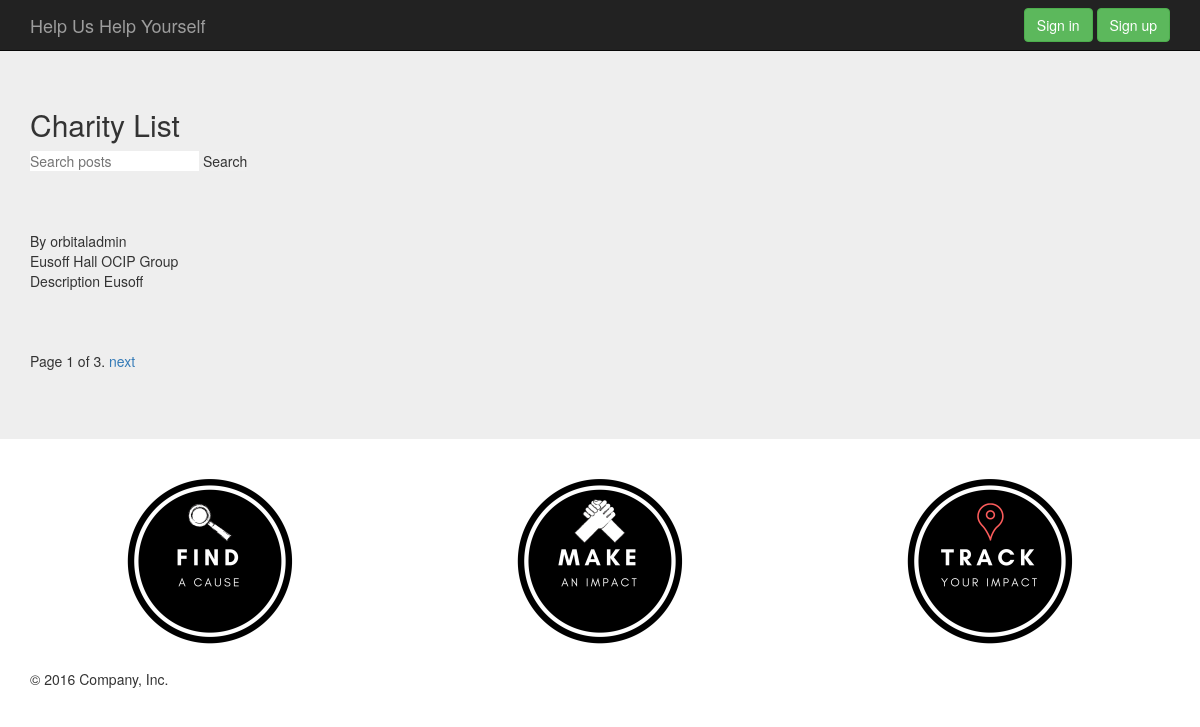
Screenshot of /charity/ with the database file from the repository.
### charity/models.py (models this page shows, shortened)
class Post(models.Model):
    author = models.ForeignKey('auth.User')
    title = models.CharField(max_length=200)
    text = models.TextField()
    created_date = models.DateTimeField(
            default=timezone.now)
    published_date = models.DateTimeField(
            blank=True, null=True)
    updated = models.DateTimeField(auto_now=True, auto_now_add=False, null= True, blank =True)
    timestamp = models.DateTimeField(auto_now=False, auto_now_add=True,null= True, blank =True)

### charity/views.py (the view)
def index(request):
    post_list = Post.objects.all()
    paginator = Paginator(post_list, 1) # Show 25 contacts per page
    page = request.GET.get('page')
    try:
        post = paginator.page(page)
    except PageNotAnInteger:
        post = paginator.page(1)
    except EmptyPage:
        post = paginator.page(paginator.num_pages)
    context = {
    'post':post
    }
    query = request.GET.get('q')
    if query:
        post_list = post_list.filter(title__icontains=query)
        context ={'post':post_list
        }
    return render(request, 'index_charity.html', context)

### charity/templates/index_charity.html (shortened to what this page needs)
<!DOCTYPE html>
<html lang="en">
   <head>
      {% load static %}
      <link href= {% static "css/bootstrap.min.css" %} rel="stylesheet">
      <link href= {% static "css/hover.css" %} rel="stylesheet">
      <link href= {% static "css/ie10-viewport-bug-workaround.css"%} rel="stylesheet">
      <link href= {% static "css/jumbotron.css" %}rel="stylesheet">
   </head>
   <body>
      <nav class="navbar navbar-inverse navbar-fixed-top">
         <div class="container">
            <div class="navbar-header">
               <a class="navbar-brand" href="/">Help Us Help Yourself</a>
            </div>
            <div id="navbar" class="navbar-collapse collapse">
               <form class="navbar-form navbar-right">
                  <a href="/userAcc/login" class="btn btn-success" role="button"> Sign in </a>
                  <a href="/userAcc/signup" class="btn btn-success" role="button"> Sign up </a>
               </form>
            </div>
         </div>
      </nav>
      <br>
      <br>
      <div class="jumbotron">
         <div class="container">
            <header>
               <h2> Charity List</h2>
               <div>
                  <form method='GET' action=''>
                     <input type='text' name='q' placeholder='Search posts' value ='{{ request.GET.q }}'/>
                     <input type='submit' value='Search'/>
                  </form>
               </div>
            </header>
            <br>
            <br>
            <div>
               {% for po in post %}
               <br>
               By {{po.author}}
               <br>
               {{po.title}}
               <br>
               {{po.text}}
               <br>
               <br>
               <br>
               {% endfor %}
            </div>
            <div class="pagination">
               <span class="step-links">
               <span class="current">
               Page {{ post.number }} of {{ post.paginator.num_pages }}.
               </span>
               {% if post.has_next %}
               <a href="?page={{ post.next_page_number }}">next</a>
               {% endif %}
               </span>
            </div>
         </div>
      </div>
      <div class="container">
         {% load static %}
       <div class="row">
         <div class="col-md-4" align="center">
           <div class="img__wrap">
             <img src= {% static "img/find.jpg" %} height="200" width="200"/>
           </div>
         </div>
         <div class="col-md-4" align="center">
           <div class="img__wrap">
             <img src= {% static "img/make.jpg" %} height="200" width="200"/>
           </div>
        </div>
         <div class="col-md-4" align="center">
         <div class="img__wrap">
           <img src= {% static "img/track.jpg" %} height="200" width="200"/>
         </div>
         </div>
       </div>
         <footer>
            <p>&copy; 2016 Company, Inc.</p>
         </footer>
      </div>
   </body>
</html>

### tracklah/static/css/hover.css (style rules this page uses)
* { margin: 0; padding: 0; border: 0; }
.img__wrap { position: relative; height: 200px; width: 200px; }

### rows the page displays
Post: author "orbitaladmin", title "Eusoff Hall OCIP Group", text "Description Eusoff"

### other values shown
{{ post.number }} "1"
{{ post.paginator.num_pages }} "3"
